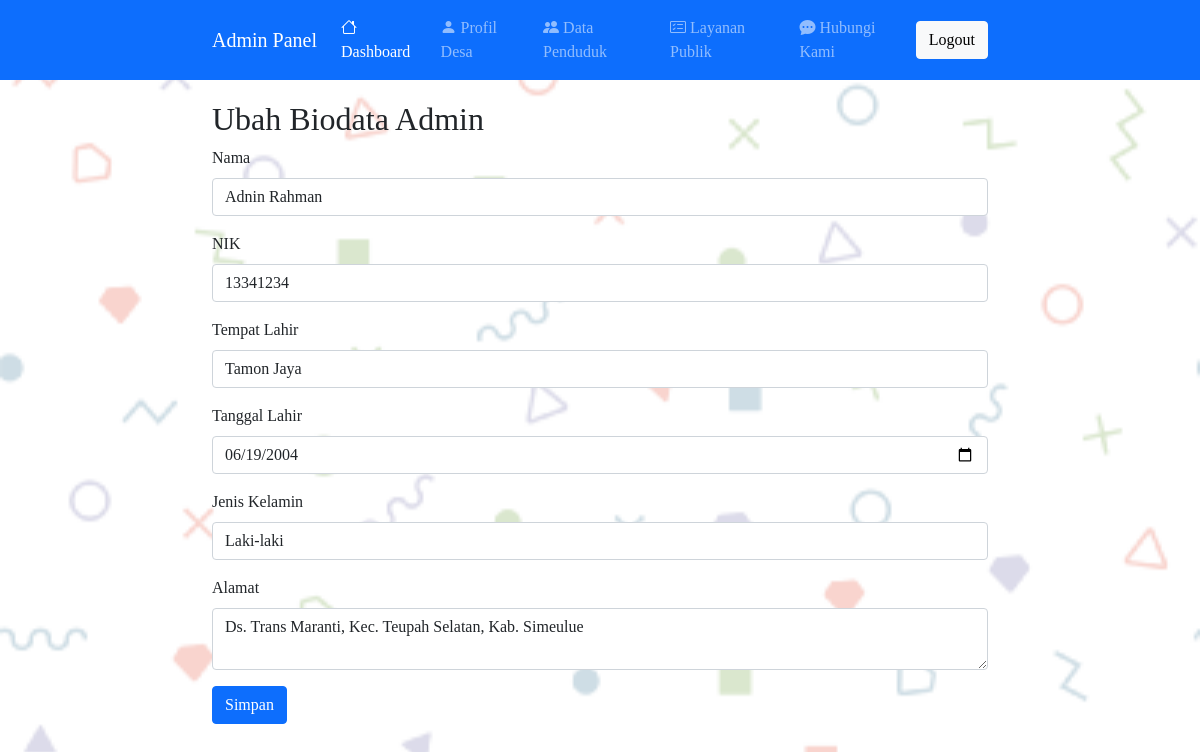
Screenshot of /admin/ubah_biodata_admin.php?id=1 (signed in) with the database file from the repository.
### tables this page shows
CREATE TABLE `biodata_admin` (
  `id` int(11) NOT NULL,
  `nama` varchar(100) NOT NULL,
  `nik` varchar(20) NOT NULL,
  `tempat_lahir` varchar(50) NOT NULL,
  `tanggal_lahir` date NOT NULL,
  `jenis_kelamin` enum('Laki-laki','Perempuan') NOT NULL,
  `alamat` varchar(200) NOT NULL,
  `gambar` varchar(255) DEFAULT NULL
);

### admin/ubah_biodata_admin.php (the view, shortened to what this page needs)
<?php
include '../includes/db.php';
$id = $_GET['id'];
$query = "SELECT * FROM biodata_admin WHERE id=$id";
$result = mysqli_query($koneksi, $query);
if (mysqli_num_rows($result) > 0) {
  $admin = mysqli_fetch_assoc($result);
} else {
  echo "Data admin tidak ditemukan.";
}
?>
<!DOCTYPE html>
<html>
<head>
  <link rel="stylesheet" type="text/css" href="https://cdnjs.cloudflare.com/ajax/libs/bootstrap/5.0.2/css/bootstrap.min.css">
  <link rel="stylesheet" type="text/css" href="https://cdnjs.cloudflare.com/ajax/libs/bootstrap-icons/1.6.0/font/bootstrap-icons.min.css">
</head>
<body>
  <header>
    <nav class="navbar navbar-expand-lg navbar-dark bg-primary">
        <div class="container">
            <a class="navbar-brand" href="index.php">Admin Panel</a>
            <div class="collapse navbar-collapse" id="navbarNav">
                <ul class="navbar-nav ms-auto">
                    <li class="nav-item">
                        <a class="nav-link active" aria-current="page" href="dashboard.php"><i
                                class="bi bi-house"></i> Dashboard</a>
                    </li>
                    <li class="nav-item">
                        <a class="nav-link" href="profile.php"><i class="bi bi-person-fill"></i> Profil Desa</a>
                    </li>
                    <li class="nav-item">
                        <a class="nav-link" href="population.php"><i class="bi bi-people-fill"></i> Data Penduduk</a>
                    </li>
                    <li class="nav-item">
                        <a class="nav-link" href="public_services.php"><i class="bi bi-card-checklist"></i> Layanan
                            Publik</a>
                    </li>
                    <li class="nav-item">
                        <a class="nav-link" href="contact.php"><i class="bi bi-chat-dots-fill"></i> Hubungi Kami</a>
                    </li>
                </ul>
                <a href="logout.php" class="btn btn-light">Logout</a>
            </div>
        </div>
    </nav>
</header>
  <div class="container">
    <h2 class="section-title">Ubah Biodata Admin</h2>
    <form method="POST">
      <div class="mb-3">
        <label for="nama" class="form-label">Nama</label>
        <input type="text" class="form-control" id="nama" name="nama" value="<?php echo $admin['nama']; ?>" required>
      </div>
      <div class="mb-3">
        <label for="nik" class="form-label">NIK</label>
        <input type="text" class="form-control" id="nik" name="nik" value="<?php echo $admin['nik']; ?>" required>
      </div>
      <div class="mb-3">
        <label for="tempat_lahir" class="form-label">Tempat Lahir</label>
        <input type="text" class="form-control" id="tempat_lahir" name="tempat_lahir" value="<?php echo $admin['tempat_lahir']; ?>" required>
      </div>
      <div class="mb-3">
        <label for="tanggal_lahir" class="form-label">Tanggal Lahir</label>
        <input type="date" class="form-control" id="tanggal_lahir" name="tanggal_lahir" value="<?php echo $admin['tanggal_lahir']; ?>" required>
      </div>
      <div class="mb-3">
        <label for="jenis_kelamin" class="form-label">Jenis Kelamin</label>
        <select class="form-control" id="jenis_kelamin" name="jenis_kelamin" required>
          <option value="Laki-laki" <?php if ($admin['jenis_kelamin'] == 'Laki-laki') echo 'selected'; ?>>Laki-laki</option>
        </select>
      </div>
      <div class="mb-3">
        <label for="alamat" class="form-label">Alamat</label>
        <textarea class="form-control" id="alamat" name="alamat" required><?php echo $admin['alamat']; ?></textarea>
      </div>
      <button type="submit" class="btn btn-primary">Simpan</button>
    </form>
  </div>
</body>
</html>

### admin/ubah_biodata_admin.php (style rules this page uses)
body { padding-top: 20px; font-family: 'Times New Roman', sans-serif; }
body { background-image: url('../images/saya.png'); background-repeat: no-repeat; background-size: cover; background-position: center; }
header { position: fixed; top: 0; left: 0; right: 0; z-index: 999; }
.section-title { margin-top: 80px; }
.container { max-width: 800px; }

### rows the page displays
biodata_admin: nama "Adnin Rahman", nik "13341234", tempat_lahir "Tamon Jaya", tanggal_lahir "06/19/2004", jenis_kelamin "Laki-laki", alamat "Ds. Trans Maranti, Kec. Teupah Selatan, Kab. Simeulue"
